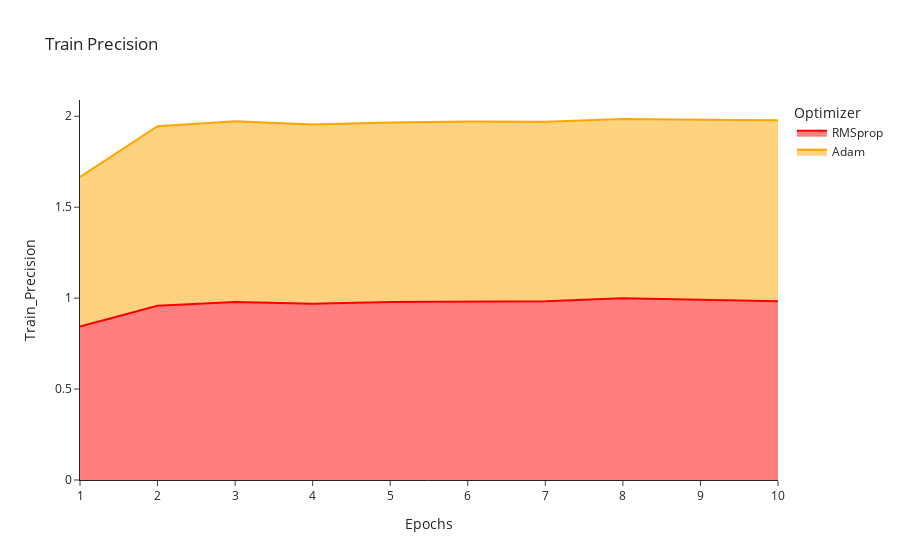

Source (notebook cell):
### Code cell
import plotly.express as px
import plotly.io as pio
import statsmodels.api as sm
scatterplot = px.area(
    data_frame=opt,
    x = "Epochs",
    y = "Train_Precision",
    color = "Optimizer",
    color_discrete_sequence = ["red","orange"],
    title='Train Precision',
    template = 'simple_white')
pyo.iplot(scatterplot,filename ='Opt_train_prec')

### Figure 1 — Plotly figure (JSON) as saved in the notebook; plotly's stock layout.template omitted (floating-point values rounded to 4 significant figures)
{"data": [{"hovertemplate": "Optimizer=RMSprop<br>Epochs=%{x}<br>Train_Precision=%{y}<extra></extra>", "legendgroup": "RMSprop", "line": {"color": "red"}, "mode": "lines", "name": "RMSprop", "orientation": "v", "showlegend": true, "stackgroup": "1", "type": "scatter", "x": [8, 2, 10, 9, 7, 3, 5, 4, 6, 1], "xaxis": "x", "y": [0.9992, 0.9575, 0.9825, 0.9921, 0.9833, 0.9792, 0.9786, 0.9689, 0.9802, 0.8433], "yaxis": "y"}, {"hovertemplate": "Optimizer=Adam<br>Epochs=%{x}<br>Train_Precision=%{y}<extra></extra>", "legendgroup": "Adam", "line": {"color": "orange"}, "mode": "lines", "name": "Adam", "orientation": "v", "showlegend": true, "stackgroup": "1", "type": "scatter", "x": [9, 8, 10, 2, 7, 1, 5, 6, 3, 4], "xaxis": "x", "y": [0.9881, 0.9857, 0.996, 0.988, 0.9865, 0.8237, 0.9864, 0.9905, 0.9936, 0.9857], "yaxis": "y"}], "layout": {"legend": {"title": {"text": "Optimizer"}, "tracegroupgap": 0}, "title": {"text": "Train Precision"}, "xaxis": {"anchor": "y", "domain": [0, 1], "title": {"text": "Epochs"}}, "yaxis": {"anchor": "x", "domain": [0, 1], "title": {"text": "Train_Precision"}}}}
